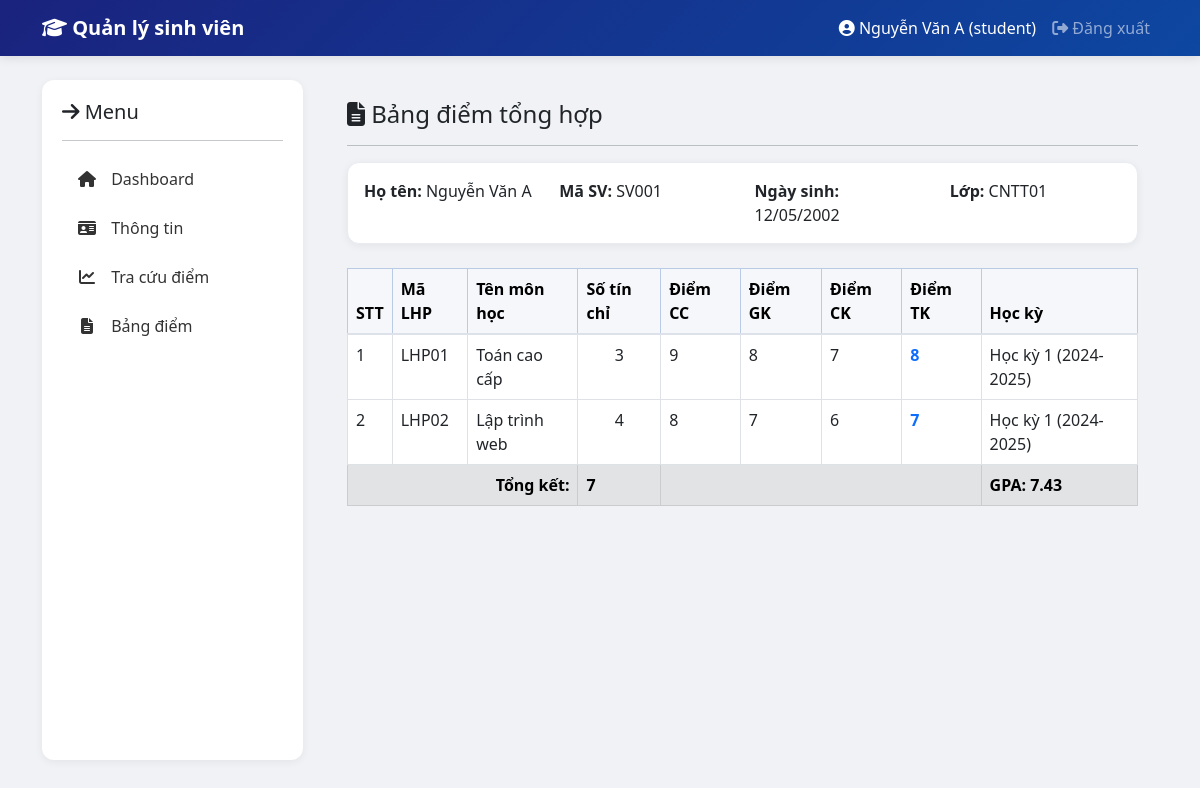
/student/transcript (signed in), run on the app's committed database.
### tables this page shows
CREATE TABLE SinhVien (
    MaSV VARCHAR(20) PRIMARY KEY,
    HoTen VARCHAR(100) NOT NULL,
    NgaySinh DATE NOT NULL,
    GioiTinh ENUM('Nam', 'Nữ') NOT NULL,
    SDT VARCHAR(15),
    DiaChi VARCHAR(200),
    MaLop VARCHAR(20),
    password VARCHAR(255) NOT NULL
);

CREATE TABLE KetQua (
    MaSV VARCHAR(20),
    MaLHP VARCHAR(20),
    DiemChuyenCan FLOAT DEFAULT 0,
    DiemGiuaKy FLOAT DEFAULT 0,
    DiemCuoiKy FLOAT DEFAULT 0,
    DiemTongKet FLOAT DEFAULT 0,
    PRIMARY KEY (MaSV, MaLHP),
    FOREIGN KEY (MaSV) REFERENCES SinhVien(MaSV),
    FOREIGN KEY (MaLHP) REFERENCES LopHocPhan(MaLHP)
);

CREATE TABLE MonHoc (
    MaMH VARCHAR(20) PRIMARY KEY,
    TenMH VARCHAR(100) NOT NULL,
    SoTinChi INT NOT NULL
);

### controllers/StudentController.php (called while the page is built, shortened)
<?php
require_once __DIR__ . '/../models/SinhVien.php';
require_once __DIR__ . '/../models/Ketqua.php';
require_once __DIR__ . '/../models/LopHocPhan.php';
require_once __DIR__ . '/../models/MonHoc.php';
require_once __DIR__ . '/../models/Hocky.php';
class StudentController {
    private $sinhVienModel;
    private $ketQuaModel;
    private $lopHocPhanModel;
    private $monHocModel;
    private $hocKyModel;
    public function __construct($pdo) {
        $this->sinhVienModel = new SinhVien($pdo);
        $this->ketQuaModel = new KetQua($pdo);
        $this->lopHocPhanModel = new LopHocPhan($pdo);
        $this->monHocModel = new MonHoc($pdo);
        $this->hocKyModel = new HocKy($pdo);
    }
    public function getTranscript() {
        $maSV = $_SESSION['user']['maSV'];
        $sinhVien = $this->sinhVienModel->getById($maSV);
        $ketQuaList = $this->ketQuaModel->getByStudent($maSV);
        $transcriptData = [];
        foreach ($ketQuaList as $kq) {
            $lopHocPhan = $this->lopHocPhanModel->getById($kq['MaLHP']);
            $monHoc = $this->monHocModel->getById($lopHocPhan['MaMH']);
            $hocKy = $this->hocKyModel->getById($lopHocPhan['MaHK']);
            $transcriptData[] = [
                'MaLHP' => $kq['MaLHP'],
                'TenMH' => $monHoc['TenMH'] ?? 'N/A',
                'SoTinChi' => $monHoc['SoTinChi'] ?? 0,
                'DiemTongKet' => $kq['DiemTongKet'],
                'DiemChuyenCan' => $kq['DiemChuyenCan'],
                'DiemGiuaKy' => $kq['DiemGiuaKy'],
                'DiemCuoiKy' => $kq['DiemCuoiKy'],
                'hocKy' => $hocKy['TenHK'] ?? 'N/A',
                'NamHoc' => $hocKy['NamHoc'] ?? 'N/A'
            ];
        }
        $totalCredits = 0;
        $totalScore = 0;
        foreach ($transcriptData as $item) {
            $totalCredits += $item['SoTinChi'];
            $totalScore += $item['DiemTongKet'] * $item['SoTinChi'];
        }
        $gpa = $totalCredits > 0 ? round($totalScore / $totalCredits, 2) : 0;
        render('student/transcript', [
            'user' => $_SESSION['user'],
            'sinhVien' => $sinhVien,
            'transcriptData' => $transcriptData,
            'gpa' => $gpa,
            'totalCredits' => $totalCredits
        ]);
    }
}
?>

### public/index.php (called while the page is built, shortened)
<?php
require_once __DIR__ . '/../config/database.php';
require_once __DIR__ . '/../routes/index.php';
?>

### models/SinhVien.php (called while the page is built, shortened)
<?php
class SinhVien {
    private $db;
    public function __construct($pdo) {
        $this->db = $pdo;
    }
    public function getById($maSV) {
        $stmt = $this->db->prepare("SELECT * FROM SinhVien WHERE MaSV = ?");
        $stmt->execute([$maSV]);
        return $stmt->fetch();
    }
}
?>

### models/Ketqua.php (called while the page is built, shortened)
<?php
class KetQua {
    private $db;
    public function __construct($pdo) {
        $this->db = $pdo;
    }
    public function getByStudent($maSV) {
        $stmt = $this->db->prepare("
            SELECT kq.*, mh.TenMH, mh.SoTinChi, lhp.MaMH
            FROM KetQua kq
            JOIN LopHocPhan lhp ON kq.MaLHP = lhp.MaLHP
            JOIN MonHoc mh ON lhp.MaMH = mh.MaMH
            WHERE kq.MaSV = ?
        ");
        $stmt->execute([$maSV]);
        return $stmt->fetchAll();
    }
}
?>

### models/LopHocPhan.php (called while the page is built, shortened)
<?php
class LopHocPhan {
    private $db;
    public function __construct($pdo) {
        $this->db = $pdo;
    }
    public function getById($maLHP) {
        $stmt = $this->db->prepare("SELECT * FROM LopHocPhan WHERE MaLHP = ?");
        $stmt->execute([$maLHP]);
        return $stmt->fetch();
    }
}
?>

### models/MonHoc.php (called while the page is built, shortened)
<?php
class MonHoc {
    private $db;
    public function __construct($pdo) {
        $this->db = $pdo;
    }
    public function getById($maMH) {
        $stmt = $this->db->prepare("SELECT * FROM MonHoc WHERE MaMH = ?");
        $stmt->execute([$maMH]);
        return $stmt->fetch();
    }
}
?>

### models/Hocky.php (called while the page is built, shortened)
<?php
class HocKy {
    private $db;
    public function __construct($pdo) {
        $this->db = $pdo;
    }
    public function getById($maHK) {
        $stmt = $this->db->prepare("SELECT * FROM HocKy WHERE MaHK = ?");
        $stmt->execute([$maHK]);
        return $stmt->fetch();
    }
}
?>

### views/student/transcript.php (the view, shortened to what this page needs)
<h4><i class="fas fa-file-alt"></i> Bảng điểm tổng hợp</h4>
<hr>
<div class="card mb-4">
    <div class="card-body">
        <div class="row">
            <div class="col-md-3"><strong>Họ tên:</strong> <?= $sinhVien['HoTen'] ?></div>
            <div class="col-md-3"><strong>Mã SV:</strong> <?= $sinhVien['MaSV'] ?></div>
            <div class="col-md-3"><strong>Ngày sinh:</strong> <?= formatDate($sinhVien['NgaySinh']) ?></div>
            <div class="col-md-3"><strong>Lớp:</strong> <?= $sinhVien['MaLop'] ?></div>
        </div>
    </div>
</div>
<div class="table-responsive">
    <table class="table table-bordered">
        <thead class="table-primary">
            <tr>
                <th>STT</th>
                <th>Mã LHP</th>
                <th>Tên môn học</th>
                <th>Số tín chỉ</th>
                <th>Điểm CC</th>
                <th>Điểm GK</th>
                <th>Điểm CK</th>
                <th>Điểm TK</th>
                <th>Học kỳ</th>
            </tr>
        </thead>
        <tbody>
            <?php $i = 0; foreach ($transcriptData as $item): $i++; ?>
            <tr>
                <td><?= $i ?></td>
                <td><?= $item['MaLHP'] ?></td>
                <td><?= $item['TenMH'] ?></td>
                <td class="text-center"><?= $item['SoTinChi'] ?></td>
                <td><?= $item['DiemChuyenCan'] ?></td>
                <td><?= $item['DiemGiuaKy'] ?></td>
                <td><?= $item['DiemCuoiKy'] ?></td>
                <td><strong class="text-primary"><?= $item['DiemTongKet'] ?></strong></td>
                <td><?= $item['hocKy'] ?> (<?= $item['NamHoc'] ?>)</td>
            </tr>
            <?php endforeach; ?>
        </tbody>
        <tfoot class="table-secondary">
            <tr>
                <td colspan="3" class="text-end"><strong>Tổng kết:</strong></td>
                <td><strong><?= $totalCredits ?></strong></td>
                <td colspan="4"></td>
                <td><strong>GPA: <?= $gpa ?></strong></td>
            </tr>
        </tfoot>
    </table>
</div>

### public/css/style.css (style rules this page uses)
body { background: #f0f2f5; min-height: 100vh; }
.card { border-radius: 12px; box-shadow: 0 2px 8px rgba(0,0,0,0.06); border: 1px solid #e8ecf1; }
.table th { background: #f5f7fb; border-bottom: 2px solid #dde1e9; }

### data on the page
sinhvien: HoTen "Nguyễn Văn A", MaSV "SV001", NgaySinh "12/05/2002", MaLop "CNTT01"
ketqua: MaLHP "LHP01", monhoc.TenMH "Toán cao cấp", monhoc.SoTinChi "3", DiemChuyenCan "9", DiemGiuaKy "8", DiemCuoiKy "7", DiemTongKet "8", hocKy "Học kỳ 1", NamHoc "2024-2025"
ketqua: MaLHP "LHP02", monhoc.TenMH "Lập trình web", monhoc.SoTinChi "4", DiemChuyenCan "8", DiemGiuaKy "7", DiemCuoiKy "6", DiemTongKet "7", hocKy "Học kỳ 1", NamHoc "2024-2025"

### other printed values
$_SESSION['user']['hoTen'] "Nguyễn Văn A"
$_SESSION['user']['role'] "student"
$totalCredits "7"
$gpa "7.43"
